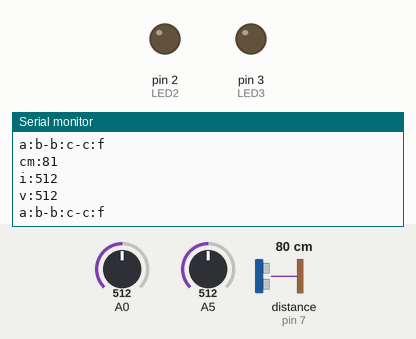
A sketch run on a simulated Arduino Uno, built with avr-gcc and run on an emulated ATmega328P. On the bench: output pins drawn as LEDs (lit = HIGH), the last lines printed to the serial monitor. The test bench sets the inputs (shaded band); at power-on: A0 = 512, A5 = 512, distance to the obstacle (sensor on pin 7) 80 cm. The echo pulse lasts 58.3 µs per cm.

Above: at 3.4 s.
3.5 s: A0 set to 112
At 3.9 s:
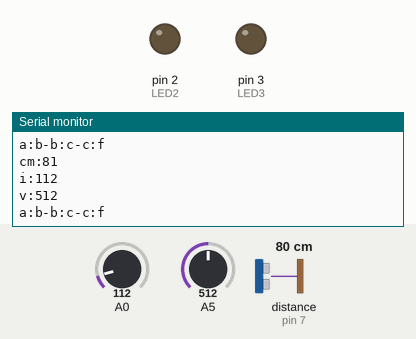
5.0 s: A0 set to 101
At 5.42 s:
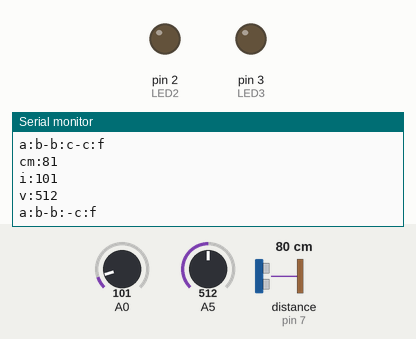
7.1 s: A5 set to 113
At 7.46 s:
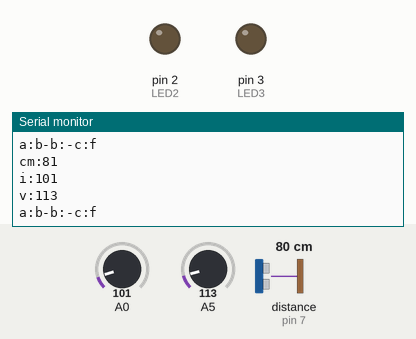
8.6 s: A5 set to 101
At 8.98 s:
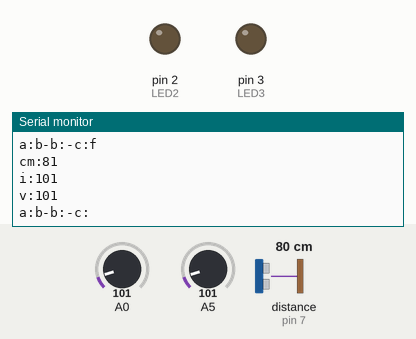
Timing chart, 0 to 11.6 s (numbered marks = the images above; inputs shaded):
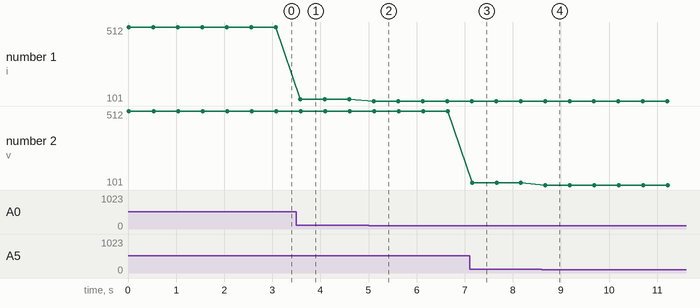

Measured:
- the behaviour switches between 102 and 101 on A0 (found by bisection; images 1 and 2)
- the behaviour switches between 102 and 101 on A5 (found by bisection; images 3 and 4)
- after the input at 3.5 s, the serial monitor: prints a new line after 0.08 s (image 1)
- after the input at 5.0 s, the serial monitor: prints a new line after 0.11 s (image 2)
- after the input at 7.1 s, the serial monitor: prints a new line after 0.05 s (image 3)
- after the input at 8.6 s, the serial monitor: prints a new line after 0.08 s (image 4)
- plotted number 1: 512 → 112 after the input at 3.5 s, 112 → 101 after the input at 5.0 s
- plotted number 2: 512 → 113 after the input at 7.1 s

The sketch:

call.ino
```cpp
//chen
#include <SoftwareSerial.h>
#include <NewPing.h>
#define TRIGGER_PIN  7
#define ECHO_PIN     7
#define MAX_DISTANCE 200
NewPing sonar(TRIGGER_PIN, ECHO_PIN, MAX_DISTANCE);
#include <Wire.h>
SoftwareSerial I2CBT(10,11);//定義PIN10及PIN11分別為RX及TX腳位
int LED1 = 1;
int LED2 = 2;
int LED3 = 3;

void setup(){
  Serial.begin(9600);
  I2CBT.begin(9600);
  pinMode(LED1, OUTPUT);
  pinMode(LED2, OUTPUT);
  pinMode(LED3, OUTPUT);
}
void loop (){
  String a,b,c;
  int i= analogRead(A0);
  int v = analogRead(A5);
  int uS = sonar.ping();
  Serial.print("cm:");
  Serial.println(uS / US_ROUNDTRIP_CM);
  Serial.print("i:");
  Serial.println(i);
  Serial.print("v:");
  Serial.println(v);
  if (uS / US_ROUNDTRIP_CM>101){//超音波
    a="a";
    }else if(uS / US_ROUNDTRIP_CM<100){
     a="b";
      }
  if (i>101){//光感
    b="c";
    }else if(i<100){
      b="d";
      }
  if (v<100){//雨滴感測
     c="e";
    }else if(v>101){
       c="f";
      }
  //String a="距離:"+String(uS / US_ROUNDTRIP_CM)+"光線敏感度:"+String(i)+"有無下雨:"+String(v);
  String d=String(a)+String(b)+String(c);
  Serial.print("a:");
  Serial.print(a);
  Serial.print("-b:");
  Serial.print(b);
  Serial.print("-c:");
  Serial.println(c);
  I2CBT.print(d);
  delay(500);
}
```
